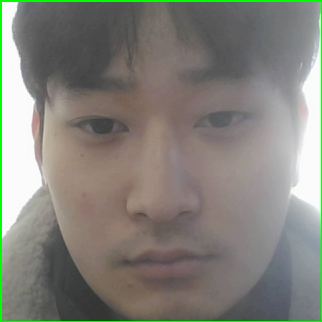
#> input picture face_attendance/face/CharlesWang.png, 322 x 322 px
$ python -i face_recognizer.py   (imports and definitions only)
#> lines starting #> are read from the running program, lines starting #| are printed output that depends on the picture
#> further down, picture is the input picture: shape (322, 322, 3); mean B, G, R 122.4, 129.9, 131.3
import numpy as np
import cv2


class FaceRecognizer:
    def __init__(self, target_size=(100, 100)):
        self.target_size = target_size

    def extract_encoding(self, face_image):
        gray = cv2.cvtColor(face_image, cv2.COLOR_BGR2GRAY)
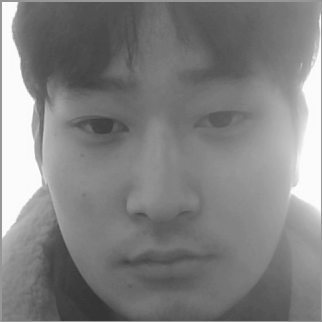
#> gray: shape (322, 322); min 51, max 253, mean 129.5
        equalized = cv2.equalizeHist(gray)
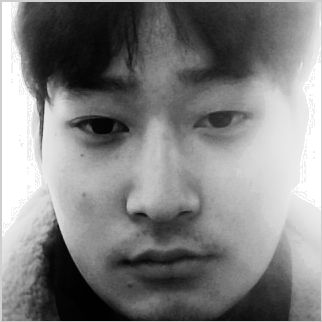
#> equalized: shape (322, 322); min 0, max 255, mean 129.4
        resized = cv2.resize(equalized, self.target_size)
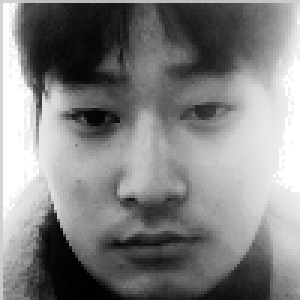
#> resized: shape (100, 100) (shown 3 times larger); min 0, max 255, mean 129.1
        normalized = resized.astype("float32")
        normalized = (normalized - normalized.mean()) / (normalized.std() + 1e-6)

        # 32-bin histogram (robust to lighting/scale) normalized to unit sum
        hist = cv2.calcHist([equalized], [0], None, [32], [0, 256]).flatten()
#> hist = 32 values, max 6683 at index 31, min 0 at index 30, mean 3240.1
        hist = hist / (hist.sum() + 1e-6)
#> hist = 32 values, max 0.0645 at index 31, min 0 at index 30, mean 0.0312

        return np.concatenate([normalized.flatten(), hist.astype("float32")])

    def compare(self, encoding, candidates):
        if encoding is None or not candidates:
            return None, None
        encoding = self._normalize_vector(np.array(encoding, dtype="float32"))
        best_id = None
        best_score = -1.0
        for person_id, candidate in candidates:
            candidate_arr = self._normalize_vector(np.array(candidate, dtype="float32"))
            if candidate_arr.shape != encoding.shape:
                continue
            score = self.cosine_similarity(encoding, candidate_arr)
            if score > best_score:
                best_score = score
                best_id = person_id
        if best_score < 0:
            return None, None
        return best_id, best_score

    @staticmethod
    def cosine_similarity(vec_a, vec_b):
        vec_a = np.array(vec_a)
        vec_b = np.array(vec_b)
        denom = (np.linalg.norm(vec_a) * np.linalg.norm(vec_b))
        if denom == 0:
            return 0.0
        return float(np.dot(vec_a, vec_b) / denom)

    @staticmethod
    def _normalize_vector(vec):
        norm = np.linalg.norm(vec)
        return vec / (norm + 1e-6)

>>> import cv2
>>> picture = cv2.imread('CharlesWang.png')
>>> result = FaceRecognizer().extract_encoding(picture)
#> result = 10032 values, max 1.7 at index 101, min -1.74 at index 9930, mean 9.97e-05
